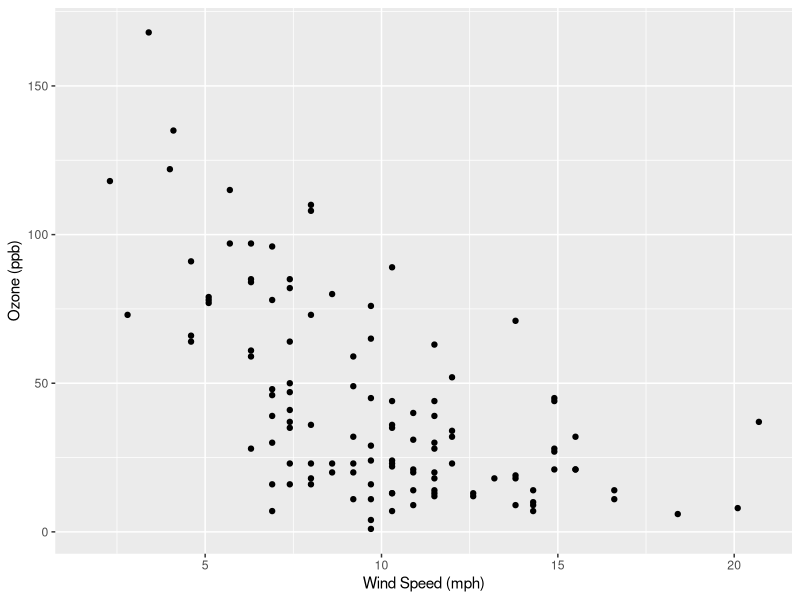
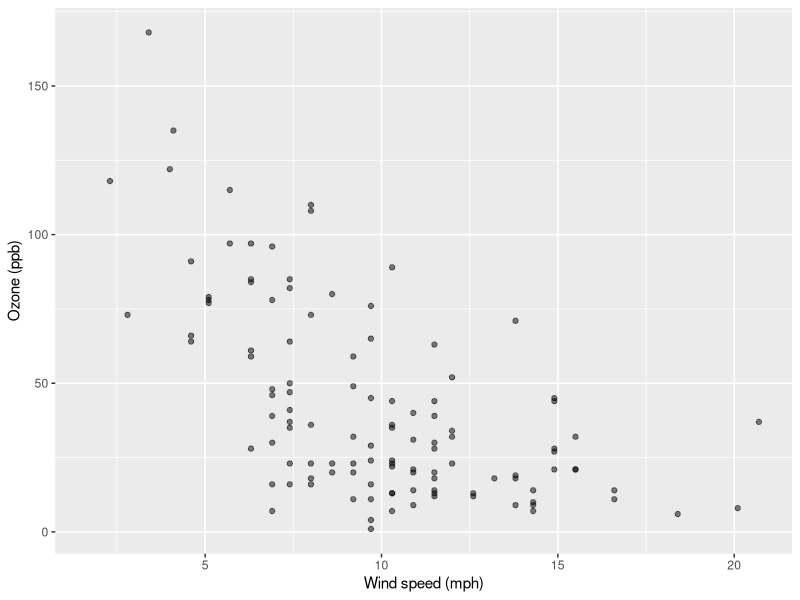
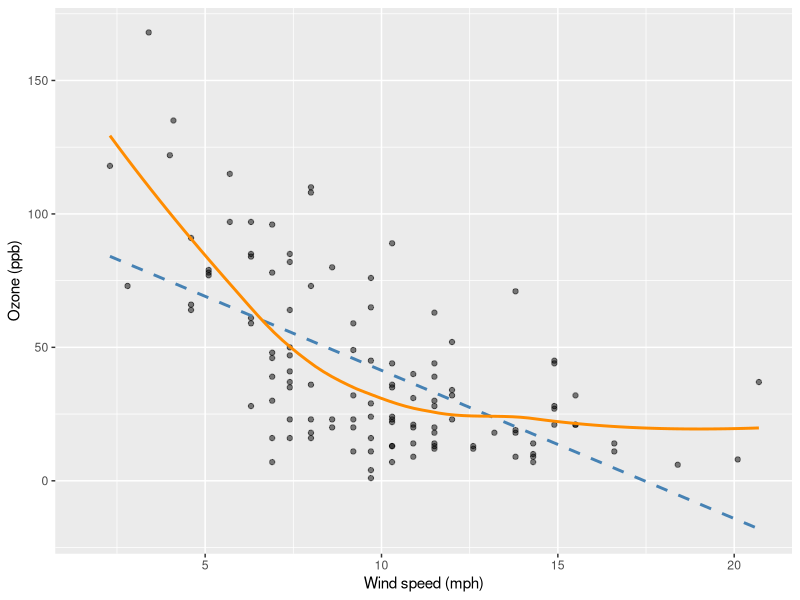
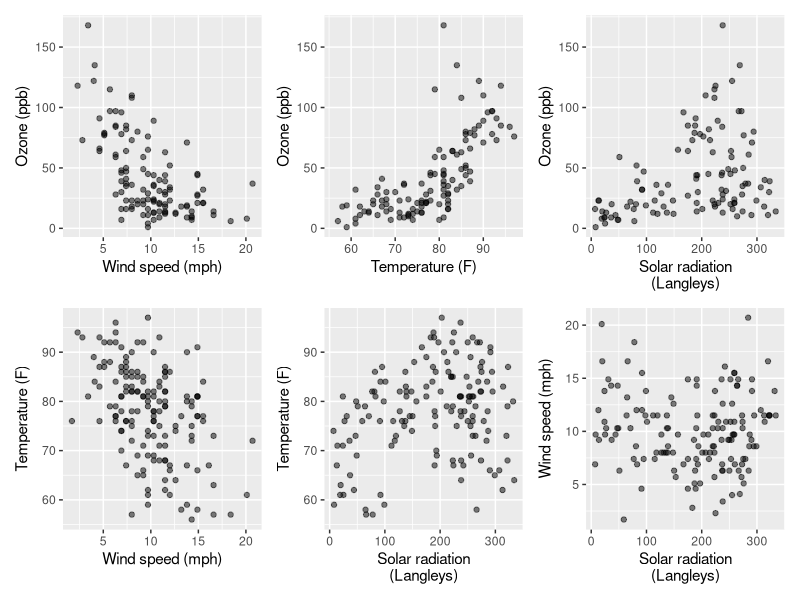
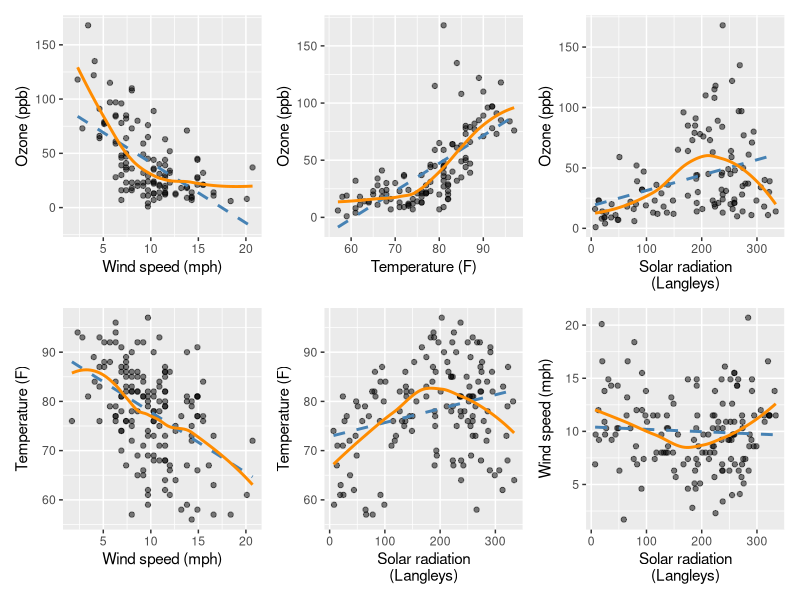
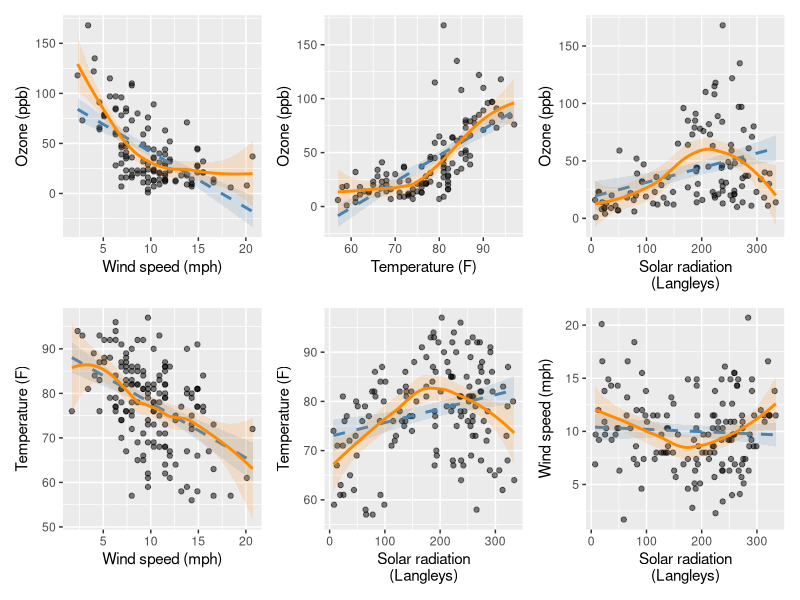
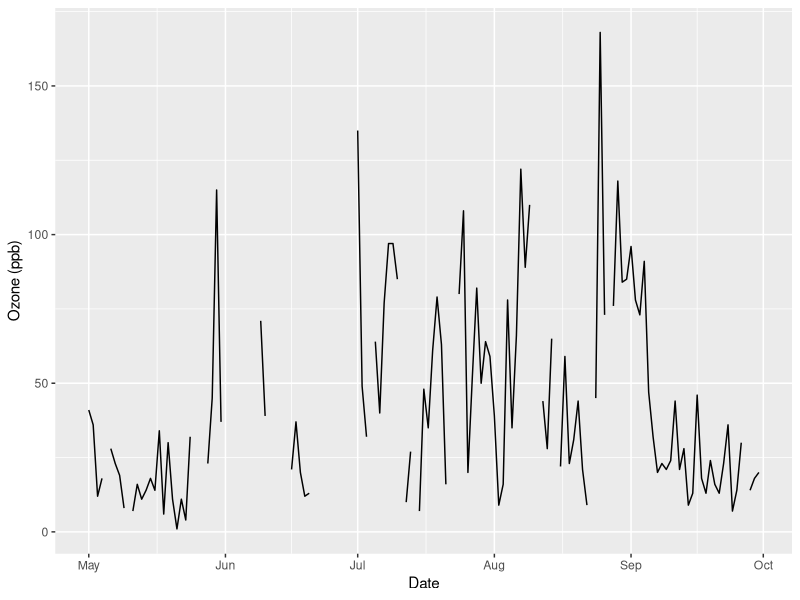
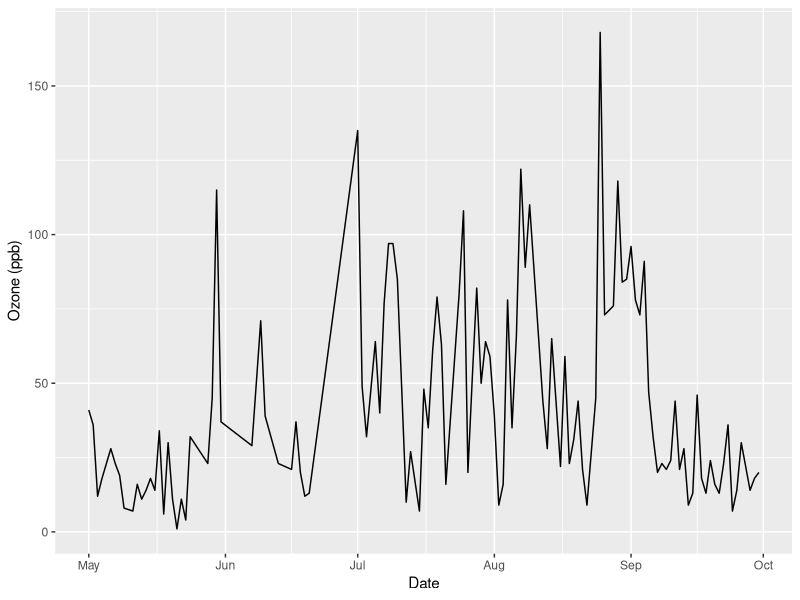

The R script that drew these images, in order:
## ---- chunk 1
knitr::opts_chunk$set(
  echo = TRUE,
  message = FALSE,
  warning = FALSE,
  cache = FALSE,
  fig.align = "center",
  fig.width = 5,
  fig.height = 4,
  dev = "png"
)
options(scipen = 999)
## ---- chunk 2
head(airquality)
## ---- chunk 3
library(tidyverse)

airquality %>%
  ggplot(aes(Wind, Ozone)) +
  geom_point() +
  labs(x = "Wind Speed (mph)", y = "Ozone (ppb)")
## ---- chunk 4
ozone_wind <-
  ggplot(airquality, aes(x = Wind,y = Ozone)) +
  geom_point(alpha = 0.5) +
  labs(x = "Wind speed (mph)", y = "Ozone (ppb)")
print(ozone_wind)
## ---- chunk 5
linear_fit <- geom_smooth(
  method = "lm", formula = y ~ x, se = FALSE,
  colour = "steelblue", linetype = "dashed"
)

loess_fit <- geom_smooth(
  method = "loess", formula = y ~ x, span = 0.75, se = FALSE,
  colour = "darkorange"
)

ozone_wind + linear_fit + loess_fit
## ---- chunk 6
variable_labels <- c(
  Ozone = "Ozone (ppb)",
  Solar.R = "Solar radiation\n(Langleys)",
  Wind = "Wind speed (mph)",
  Temp = "Temperature (F)"
)

plot_pairs <- tribble(
  ~x,        ~y,
  "Wind",    "Ozone",
  "Temp",    "Ozone",
  "Solar.R", "Ozone",
  "Wind",    "Temp",
  "Solar.R", "Temp",
  "Solar.R", "Wind"
)

scatter_plot <- function(x, y) {
  ggplot(airquality, aes(x = .data[[x]], y = .data[[y]])) +
    geom_point(alpha = 0.5) +
    labs(x = variable_labels[[x]], y = variable_labels[[y]])
}

plot_pairs <- plot_pairs %>%
  mutate(scatter = map2(x, y, scatter_plot))
## ---- chunk 7
library(patchwork)

wrap_plots(plot_pairs$scatter, ncol = 3)
## ---- chunk 8
trend_plot <- function(x, y) {
  scatter_plot(x, y) +
    linear_fit +
    loess_fit
}

plot_pairs <- plot_pairs %>%
  mutate(plot = map2(x, y, trend_plot))
## ---- chunk 9
wrap_plots(plot_pairs$plot, ncol = 3)
## ---- chunk 10
linear_fit <- geom_smooth(
  method = "lm", formula = y ~ x, se = TRUE, level = 0.95,
  colour = "steelblue", fill = "steelblue", alpha = 0.15,
  linetype = "dashed"
)

loess_fit <- geom_smooth(
  method = "loess", formula = y ~ x, span = 0.75, se = TRUE, level = 0.95,
  colour = "darkorange", fill = "darkorange", alpha = 0.15
)

plot_pairs <- plot_pairs %>%
  mutate(plot_with_bands = map2(x, y, trend_plot))

wrap_plots(plot_pairs$plot_with_bands, ncol = 3)
## ---- chunk 11
library(lubridate)

airquality_formatted <-
  airquality %>%
  as_tibble() %>% # tibbles are nicer to work with than data frames, do you know why?
  mutate(Date = make_date("1973", Month, Day))

airquality_formatted
## ---- chunk 12
p1 <-
  airquality_formatted %>%
  ggplot(aes(Date, Ozone)) +
  geom_line() +
  labs(y = "Ozone (ppb)")

p1
## ---- chunk 13
airquality_nona <- drop_na(airquality_formatted, Ozone)

p2 <-
  airquality_nona %>%
  ggplot(aes(Date, Ozone)) +
  geom_line() + 
  labs(y = "Ozone (ppb)")

p2
## ---- chunk 14
p3 <- p2 + geom_point()
p3
## ---- chunk 15
p_gaps <- p1 + geom_point(na.rm = TRUE)
p_gaps
## ---- chunk 16
p4 <- p3 + scale_x_date(minor_breaks = "weeks")
p4
## ---- chunk 17
airquality_1973 <-
  airquality_nona %>%
  mutate(Weekday = wday(Date))

airquality_1973 %>%
  ggplot(aes(Weekday, Ozone)) +
  geom_point() + 
  labs(y = "Ozone (ppb)")
## ---- chunk 18
airquality_1973 %>%
  ggplot(aes(as.ordered(Weekday), Ozone)) +
  geom_boxplot() +
  labs(x = "Weekday", y = "Ozone (ppb)")
## ---- chunk 19
airquality_1973_named <-
  airquality_nona %>%
  mutate(Weekday = wday(Date, label = TRUE, week_start = 7, locale = "C"))

airquality_1973_named %>%
  ggplot(aes(Weekday, Ozone)) +
  geom_boxplot() +
  labs(x = "Day of the Week", y = "Ozone (ppb)")
## ---- chunk 20
airquality_1973_named %>%
  mutate(DayType = if_else(Weekday %in% c("Sat", "Sun"), "Weekend", "Non-weekend")) %>%
  group_by(DayType) %>%
  summarise(
    Observations = n(),
    Mean_Ozone = round(mean(Ozone), 1),
    Median_Ozone = median(Ozone),
    .groups = "drop"
  )
## ---- chunk 21
airquality_month_named <-
  airquality_formatted %>%
  mutate(Month = factor(Month, levels = 5:9, labels = month.name[5:9]))

airquality_month_named %>%
  ggplot(aes(Month, Ozone)) +
  geom_boxplot(na.rm = TRUE) +
  labs(x = "Month", y = "Ozone (ppb)")
## ---- chunk 22
airquality_month_named %>%
  group_by(Month) %>%
  summarise(
    Observations = sum(!is.na(Ozone)),
    Missing = sum(is.na(Ozone)),
    Mean_Ozone = round(mean(Ozone, na.rm = TRUE), 1),
    Median_Ozone = median(Ozone, na.rm = TRUE),
    .groups = "drop"
  )
